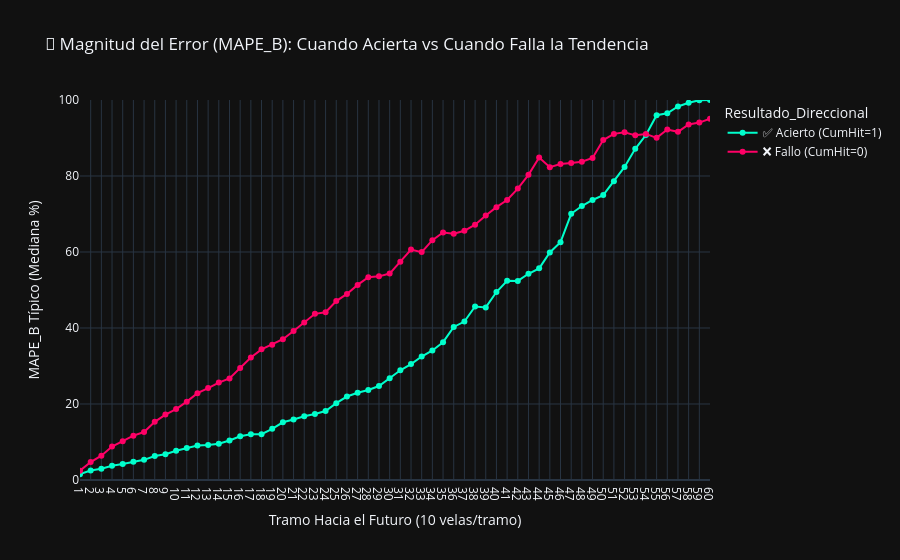

Notebook code for this chart:
### Markdown cell above
### 🔬 Módulo 4.5: Propagación del Error (Aciertos vs Fallos Direccionales)\n
Respondemos a la pregunta: *Cuando Kinetopus adivina la macrotendencia (CumHit = 1), ¿qué tan lejos está el precio exacto? ¿Y qué pasa cuando falla (CumHit = 0)?*\n
Esto separa la magnitud del error en dos grupos distintos.

### Code cell
if not df_clean.empty and 'CumHit_B1' in df_clean.columns:
    error_prefix = 'MAPE_B' if 'MAPE_B1' in df_clean.columns else 'RMSE_B'
    
    records = []
    
    # Extraemos el error condicionado al Hit Acumulado
    for idx, row in df_clean.iterrows():
        for i in range(1, 61):
            hit_col = f'CumHit_B{i}'
            error_col = f'{error_prefix}{i}'
            
            if hit_col in row and error_col in row:
                hit_val = row[hit_col]
                error_val = row[error_col]
                
                if pd.notna(hit_val) and pd.notna(error_val):
                    records.append({
                        'Tramo_Futuro': i,
                        'Resultado_Direccional': '✅ Acierto (CumHit=1)' if hit_val == 1.0 else '❌ Fallo (CumHit=0)',
                        'Error': error_val
                    })
                    
    if records:
        df_errors = pd.DataFrame(records)
        
        # Mediana del Error separada por Resultado Direccional
        median_errors = df_errors.groupby(['Tramo_Futuro', 'Resultado_Direccional'])['Error'].median().reset_index()
        
        fig = px.line(median_errors, x='Tramo_Futuro', y='Error', color='Resultado_Direccional', markers=True,
                      color_discrete_map={'✅ Acierto (CumHit=1)': '#00ffcc', '❌ Fallo (CumHit=0)': '#ff0066'},
                      title=f"🔬 Magnitud del Error ({error_prefix}): Cuando Acierta vs Cuando Falla la Tendencia",
                      labels={'Tramo_Futuro': 'Tramo Hacia el Futuro (10 velas/tramo)', 'Error': f'{error_prefix} Típico (Mediana %)'})
                      
        fig.update_xaxes(dtick=1, range=[1, 60]) # Nos enfocamos en los primeros 10 tramos
        fig.update_layout(template='plotly_dark', yaxis_range=[0, 100])
        fig.show()
elif not df_clean.empty:
    print("⚠️ Falta la columna CumHit_B1. Vuelve a ejecutar el simulador.")

### Figure 1 — Plotly figure (JSON) as saved in the notebook; plotly's stock layout.template omitted (floating-point values rounded to 4 significant figures)
{"data": [{"hovertemplate": "Resultado_Direccional=✅ Acierto (CumHit=1)<br>Tramo Hacia el Futuro (10 velas/tramo)=%{x}<br>MAPE_B Típico (Mediana %)=%{y}<extra></extra>", "legendgroup": "✅ Acierto (CumHit=1)", "line": {"color": "#00ffcc", "dash": "solid"}, "marker": {"symbol": "circle"}, "mode": "lines+markers", "name": "✅ Acierto (CumHit=1)", "orientation": "v", "showlegend": true, "type": "scatter", "x": [1, 2, 3, 4, 5, 6, 7, 8, 9, 10, 11, 12, 13, 14, 15, 16, 17, 18, 19, 20, 21, 22, 23, 24, 25, 26, 27, 28, 29, 30, 31, 32, 33, 34, 35, 36, 37, 38, 39, 40, 41, 42, 43, 44, 45, 46, 47, 48, 49, 50, 51, 52, 53, 54, 55, 56, 57, 58, 59, 60], "xaxis": "x", "y": [1.54, 2.48, 2.985, 3.76, 4.19, 4.795, 5.31, 6.3, 6.77, 7.68, 8.39, 9.1, 9.23, 9.535, 10.39, 11.49, 12.02, 12.07, 13.48, 15.19, 15.93, 16.79, 17.35, 18.16, 20.22, 21.96, 22.95, 23.7, 24.74, 26.77, 28.87, 30.51, 32.49, 34.09, 36.27, 40.28, 41.69, 45.66, 45.42, 49.47, 52.44, 52.39, 54.27, 55.7, 59.88, 62.58, 70.06, 72.1, 73.69, 74.97, 78.59, 82.39, 87.16, 90.79, 96.01, 96.49, 98.28, 99.29, 99.94, 100.0], "yaxis": "y"}, {"hovertemplate": "Resultado_Direccional=❌ Fallo (CumHit=0)<br>Tramo Hacia el Futuro (10 velas/tramo)=%{x}<br>MAPE_B Típico (Mediana %)=%{y}<extra></extra>", "legendgroup": "❌ Fallo (CumHit=0)", "line": {"color": "#ff0066", "dash": "solid"}, "marker": {"symbol": "circle"}, "mode": "lines+markers", "name": "❌ Fallo (CumHit=0)", "orientation": "v", "showlegend": true, "type": "scatter", "x": [1, 2, 3, 4, 5, 6, 7, 8, 9, 10, 11, 12, 13, 14, 15, 16, 17, 18, 19, 20, 21, 22, 23, 24, 25, 26, 27, 28, 29, 30, 31, 32, 33, 34, 35, 36, 37, 38, 39, 40, 41, 42, 43, 44, 45, 46, 47, 48, 49, 50, 51, 52, 53, 54, 55, 56, 57, 58, 59, 60], "xaxis": "x", "y": [2.46, 4.72, 6.41, 8.805, 10.22, 11.67, 12.63, 15.3, 17.21, 18.66, 20.62, 22.85, 24.18, 25.63, 26.72, 29.48, 32.24, 34.38, 35.62, 37.04, 39.22, 41.42, 43.73, 44.13, 47.08, 48.96, 51.34, 53.37, 53.59, 54.33, 57.43, 60.63, 59.97, 63.12, 65.14, 64.81, 65.58, 67.19, 69.61, 71.8, 73.68, 76.69, 80.31, 84.85, 82.32, 83.16, 83.45, 83.76, 84.74, 89.45, 91.09, 91.53, 90.7, 91.08, 90.04, 92.25, 91.63, 93.58, 94.06, 95.07], "yaxis": "y"}], "layout": {"legend": {"title": {"text": "Resultado_Direccional"}, "tracegroupgap": 0}, "title": {"text": "🔬 Magnitud del Error (MAPE_B): Cuando Acierta vs Cuando Falla la Tendencia"}, "xaxis": {"anchor": "y", "domain": [0, 1], "dtick": 1, "range": [1, 60], "title": {"text": "Tramo Hacia el Futuro (10 velas/tramo)"}}, "yaxis": {"anchor": "x", "domain": [0, 1], "range": [0, 100], "title": {"text": "MAPE_B Típico (Mediana %)"}}}}
